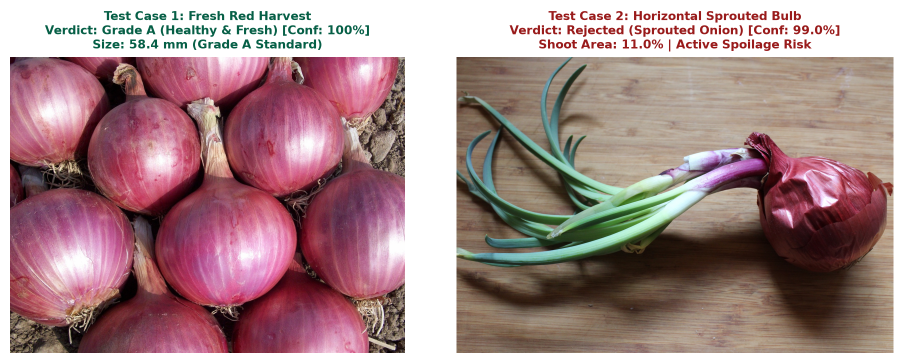
#> input picture assets/case_study_images.png, 1806 x 726 px (shown at 1/2 size)
$ python -i contour_segmenter.py   (imports and definitions only)
#> lines starting #> are read from the running program, lines starting #| are printed output that depends on the picture; after the words box and inside, x2 and y2 are one past the last pixel; in counts of white or black regions, pixels touching at a corner belong together
#> further down, picture is the input picture: shape (726, 1806, 3); mean B, G, R 137.5, 136.1, 165.9
import cv2
import numpy as np
from typing import List, Dict, Any, Tuple

class BulbSegmenter:
    """
    Isolates individual onion bulbs from tray/field images using
    adaptive color thresholding, morphological operations, and contour analysis.
    """
    def __init__(self, min_bulb_area_px: int = 1500, max_bulb_area_px: int = 150000):
        self.min_bulb_area_px = min_bulb_area_px
        self.max_bulb_area_px = max_bulb_area_px

    def segment_bulbs(self, image: np.ndarray, px_per_mm: float = 3.8) -> List[Dict[str, Any]]:
        """
        Detects, extracts, and computes physical metrics for all onion bulbs in the image.

        Returns a list of dictionaries for each bulb:
        - id: int
        - bbox: (x, y, w, h)
        - center: (cx, cy)
        - diameter_px: float (equatorial diameter)
        - diameter_mm: float
        - area_px: float
        - area_mm2: float
        - circularity: float
        - blemish_ratio: float (estimated dark/blemish surface ratio)
        - crop: np.ndarray (RGB/BGR image crop of the bulb)
        """
#> called with px_per_mm = 3.8
        if image is None or image.size == 0:
            return []

        h, w = image.shape[:2]
#> h = 726; w = 1806

        # Color space conversion for robust onion segmentation
        hsv = cv2.cvtColor(image, cv2.COLOR_BGR2HSV)
#> hsv: shape (726, 1806, 3); mean H, S, V 67.1, 80.8, 168.6
        lab = cv2.cvtColor(image, cv2.COLOR_BGR2LAB)
#> lab: shape (726, 1806, 3); mean of channels 0, 1, 2 150.1, 140.3, 133

        # In LAB/HSV, onions (red/yellow/white) contrast against background trays
        # Extract L, A, B channels
        l_chan, a_chan, b_chan = cv2.split(lab)
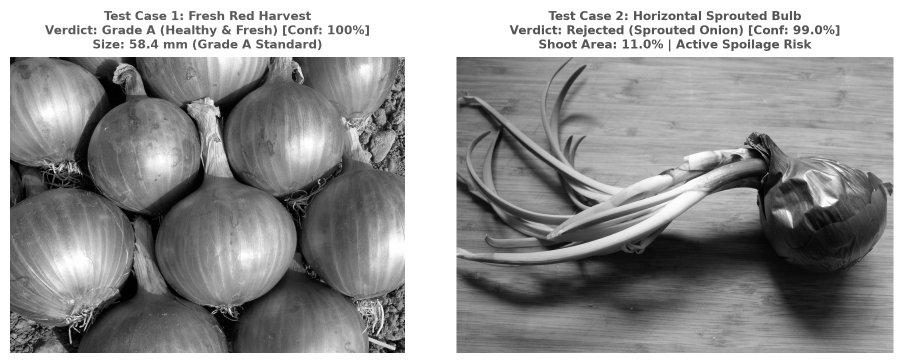
#> l_chan: shape (726, 1806) (shown at 1/2 size); min 0, max 255, mean 150.1
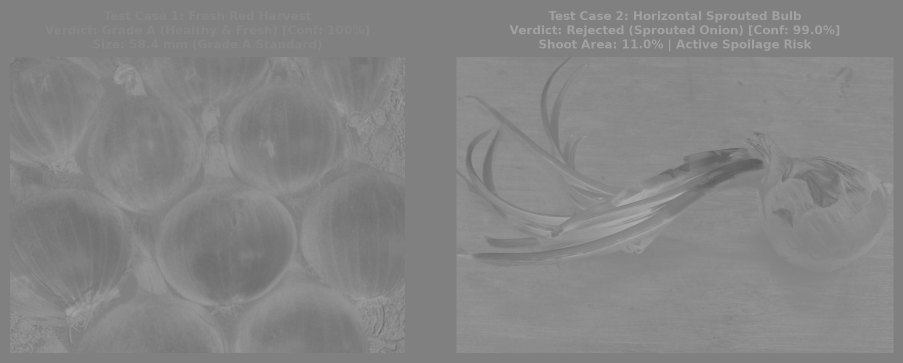
#> b_chan: shape (726, 1806) (shown at 1/2 size); min 92, max 173, mean 133

        # Otsu thresholding on combined saliency
        blur = cv2.GaussianBlur(a_chan, (7, 7), 0)
        _, thresh = cv2.threshold(blur, 0, 255, cv2.THRESH_BINARY + cv2.THRESH_OTSU)
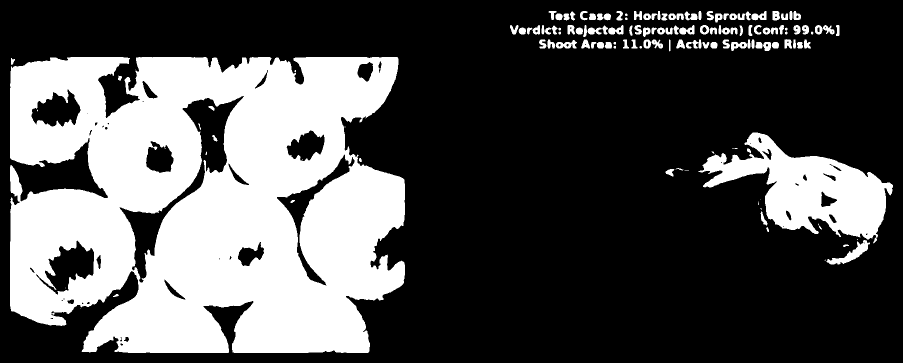
#> thresh: shape (726, 1806) (shown at 1/2 size); 31.6% white; 134 white regions (16 under 20 px), largest, box (x1, y1, x2, y2) and area: (20, 114, 810, 706) 359170, (1396, 265, 1786, 487) 37448, (1653, 480, 1740, 529) 1296

        # Also check brightness threshold on lightness channel to handle light/dark trays
        _, thresh_l = cv2.threshold(cv2.GaussianBlur(l_chan, (7, 7), 0), 0, 255, cv2.THRESH_BINARY_INV + cv2.THRESH_OTSU)
#> thresh_l: shape (726, 1806); 52.8% white; 212 black regions (111 under 20 px), largest, box (x1, y1, x2, y2) and area: (0, 0, 1806, 726) 525153, (52, 445, 242, 647) 20622, (405, 421, 584, 596) 17972

        # Combined mask with morphological cleanup
        mask = cv2.bitwise_or(thresh, thresh_l)
#> mask: shape (726, 1806); 59.5% white; 190 black regions (109 under 20 px), largest, box (x1, y1, x2, y2) and area: (0, 0, 1806, 726) 487829, (1335, 376, 1516, 460) 8157, (72, 481, 188, 589) 5785

        kernel = cv2.getStructuringElement(cv2.MORPH_ELLIPSE, (7, 7))
        mask = cv2.morphologyEx(mask, cv2.MORPH_OPEN, kernel, iterations=2)
#> mask: shape (726, 1806); 56.3% white; 58 black regions (24 under 20 px), largest, box (x1, y1, x2, y2) and area: (0, 0, 1806, 726) 539123, (72, 481, 202, 589) 6624, (377, 196, 453, 345) 5138
        mask = cv2.morphologyEx(mask, cv2.MORPH_CLOSE, kernel, iterations=2)
#> mask: shape (726, 1806); 57.2% white; 21 black regions, largest, box (x1, y1, x2, y2) and area: (0, 0, 1806, 726) 529784, (86, 489, 202, 587) 6312, (381, 196, 453, 345) 5040

        # Distance transform and watershed to separate touching bulbs
        dist_transform = cv2.distanceTransform(mask, cv2.DIST_L2, 5)
        _, sure_fg = cv2.threshold(dist_transform, 0.3 * dist_transform.max(), 255, 0)
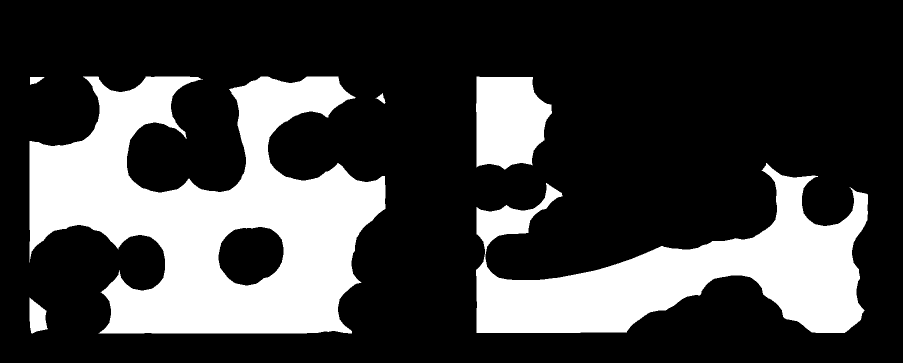
#> sure_fg: shape (726, 1806) float32 (shown at 1/2 size); 26.1% white; 6 white regions, box (x1, y1, x2, y2) and area: (59, 153, 771, 667) 201995, (952, 326, 1736, 666) 115631, (952, 153, 1104, 339) 22512, (59, 595, 96, 667) 1788, (60, 154, 89, 170) 287, (751, 186, 771, 208) 181
        sure_fg = np.uint8(sure_fg)
#> sure_fg: shape (726, 1806); 26.1% white; 6 white regions

        contours, _ = cv2.findContours(sure_fg, cv2.RETR_EXTERNAL, cv2.CHAIN_APPROX_SIMPLE)
#> contours = 6 contours; box (x1, y1, x2, y2) and area: (59, 153, 771, 667) 212120, (952, 326, 1736, 666) 114228, (952, 153, 1104, 339) 22214, (59, 595, 96, 667) 1701, (60, 154, 89, 170) 250, (751, 186, 771, 208) 154

        # If watershed yields too few contours or tiny fragments, fallback to external contours on mask
        if len(contours) == 0 or max([cv2.contourArea(c) for c in contours], default=0) < self.min_bulb_area_px:
            contours, _ = cv2.findContours(mask, cv2.RETR_EXTERNAL, cv2.CHAIN_APPROX_SIMPLE)

        bulbs = []
        bulb_id = 1

        for cnt in contours:
            area = cv2.contourArea(cnt)
            if area < self.min_bulb_area_px or area > self.max_bulb_area_px:
                continue

            # Compute bounding box and enclosing circle
            x, y, bw, bh = cv2.boundingRect(cnt)

            # Pad bounding box slightly to capture full bulb contours
            pad = int(min(bw, bh) * 0.08)
            x1 = max(0, x - pad)
            y1 = max(0, y - pad)
            x2 = min(w, x + bw + pad)
            y2 = min(h, y + bh + pad)

            crop = image[y1:y2, x1:x2].copy()
            if crop.shape[0] < 10 or crop.shape[1] < 10:
                continue

            # Minimum enclosing circle for equatorial diameter estimation
            (cx, cy), radius = cv2.minEnclosingCircle(cnt)
            diameter_px = radius * 2.0
            diameter_mm = diameter_px / px_per_mm if px_per_mm > 0 else 0.0

            # Area in mm^2
            area_mm2 = area / (px_per_mm ** 2) if px_per_mm > 0 else 0.0

            # Perimeter and circularity
            perimeter = cv2.arcLength(cnt, True)
            circularity = (4 * np.pi * area) / (perimeter ** 2) if perimeter > 0 else 0.0

            # Estimate surface blemish / dark spots within crop
            crop_gray = cv2.cvtColor(crop, cv2.COLOR_BGR2GRAY)
            crop_blur = cv2.medianBlur(crop_gray, 5)
            # Dark necrotic spots or rotting areas have low intensity relative to mean
            mean_val = np.mean(crop_blur)
            blemish_mask = crop_blur < (mean_val * 0.65)
            blemish_ratio = float(np.sum(blemish_mask) / (crop.shape[0] * crop.shape[1])) * 100.0

            bulbs.append({
                "id": bulb_id,
                "bbox": (x1, y1, x2 - x1, y2 - y1),
                "center": (int(cx), int(cy)),
                "contour": cnt,
                "diameter_px": round(diameter_px, 1),
                "diameter_mm": round(diameter_mm, 1),
                "area_px": round(area, 1),
                "area_mm2": round(area_mm2, 1),
                "circularity": round(circularity, 2),
                "blemish_ratio": round(blemish_ratio, 1),
                "crop": crop
            })
            bulb_id += 1
#> this loop made 6 passes
#> (area, x, y, bw, bh, pad, x1, y1) on passes 1, 2, 5: (1701, 59, 595, 37, 72, 2, 57, 593), (114228, 952, 326, 784, 340, 27, 925, 299), (22213.5, 952, 153, 152, 186, 12, 940, 141)
#> area on passes 3, 4, 6: 154, 250.5, 212120
#> pass 1, in segment_bulbs, `blemish_mask = crop_blur < (mean_val * 0.65)`:
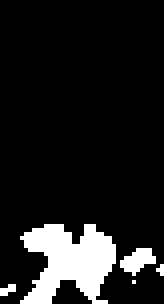
#> blemish_mask: shape (76, 41) bool (shown 4 times larger); 11.5% white; 5 white regions (3 under 20 px), largest, box (x1, y1, x2, y2) and area: (5, 56, 29, 76) 309, (30, 62, 39, 69) 37
#> after the loop:
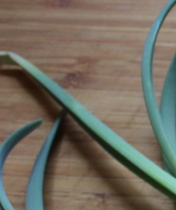
#> crop: shape (210, 176, 3); mean B, G, R 95.5, 108.3, 114
#> after the loop:
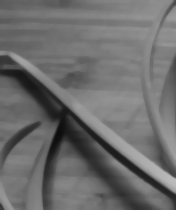
#> crop_blur: shape (210, 176); min 13, max 187, mean 108.6
#> after the loop, bulb_id = 4; bulbs = 3 items

        # If no distinct bulbs found (e.g. single onion filling entire frame), treat entire image as 1 bulb
        if len(bulbs) == 0:
            bw, bh = w, h
            diam_px = min(bw, bh) * 0.85
            diam_mm = diam_px / px_per_mm if px_per_mm > 0 else 0.0
            bulbs.append({
                "id": 1,
                "bbox": (0, 0, w, h),
                "center": (w // 2, h // 2),
                "contour": None,
                "diameter_px": round(diam_px, 1),
                "diameter_mm": round(diam_mm, 1),
                "area_px": round(w * h * 0.7, 1),
                "area_mm2": round((w * h * 0.7) / (px_per_mm ** 2), 1),
                "circularity": 0.88,
                "blemish_ratio": 5.0,
                "crop": image.copy()
            })

        return bulbs

>>> import cv2
>>> picture = cv2.imread('../assets/case_study_images.png')
>>> result = BulbSegmenter().segment_bulbs(picture)
#> result = 3 items
